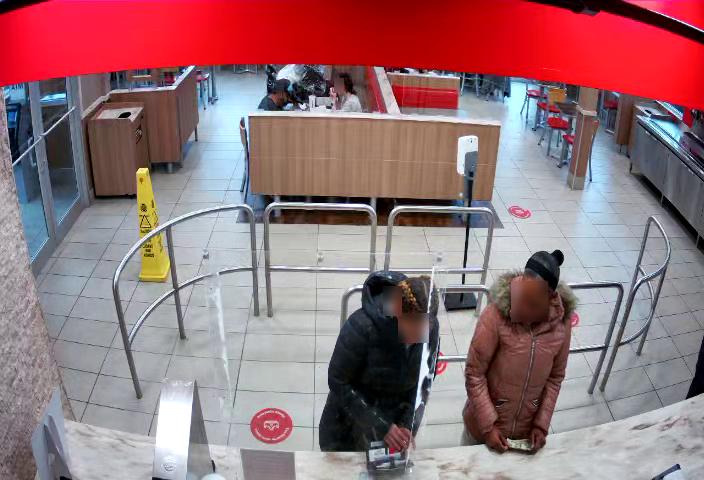
#> input picture image test 1.png, 704 x 480 px
$ python plot.py
#> lines starting #> are read from the running program, lines starting #| are printed output that depends on the picture
import cv2

# Étape 1: Charger l'image
image = cv2.imread('image test 1.png')
#> image is the input picture: shape (480, 704, 3); mean B, G, R 120.8, 115.4, 150.9

# Étape 2: Définir les coordonnées de la région d'intérêt (ROI)
# Supposons que vous souhaitiez extraire un rectangle situé à (x_start=100, y_start=50) et de taille 200x150 pixels
x_start, y_start, width, height = 456, 247, 124, 209 // 2
x_end, y_end = x_start + width, y_start + height

# Étape 3: Extraire la ROI de l'image
roi = image[y_start:y_end, x_start:x_end]
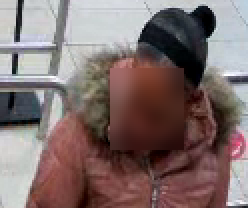
#> roi: shape (104, 124, 3) (shown 2 times larger); mean B, G, R 108.1, 109.3, 126.9

# Étape 4: Afficher la ROI
cv2.imshow('Region d interet', roi)

# Attendre que l'utilisateur appuie sur une touche pour fermer la fenêtre
cv2.waitKey(0)
cv2.destroyAllWindows()

$ run again, with image test 2.png copied over image test 1.png
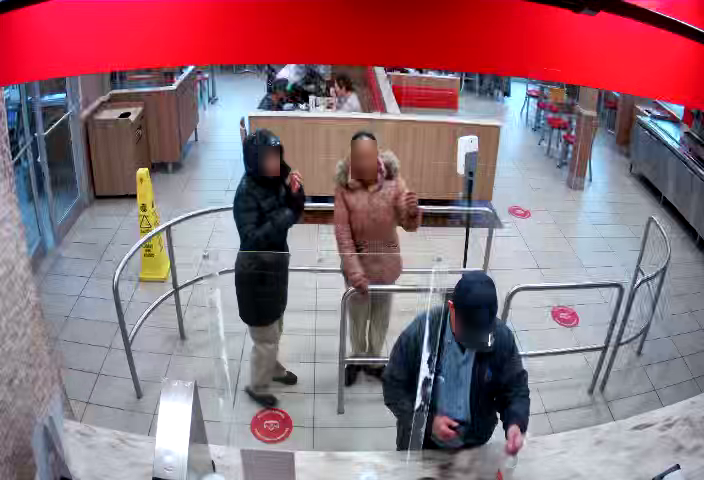
#> input picture image test 2.png, 704 x 480 px
#> image is the input picture: shape (480, 704, 3); mean B, G, R 122.2, 112.3, 145.5
#> `roi = image[y_start:y_end, x_start:x_end]`:
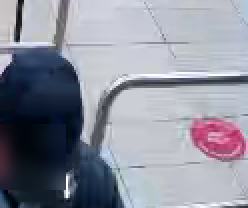
#> roi: shape (104, 124, 3) (shown 2 times larger); mean B, G, R 155.9, 143, 140.5
